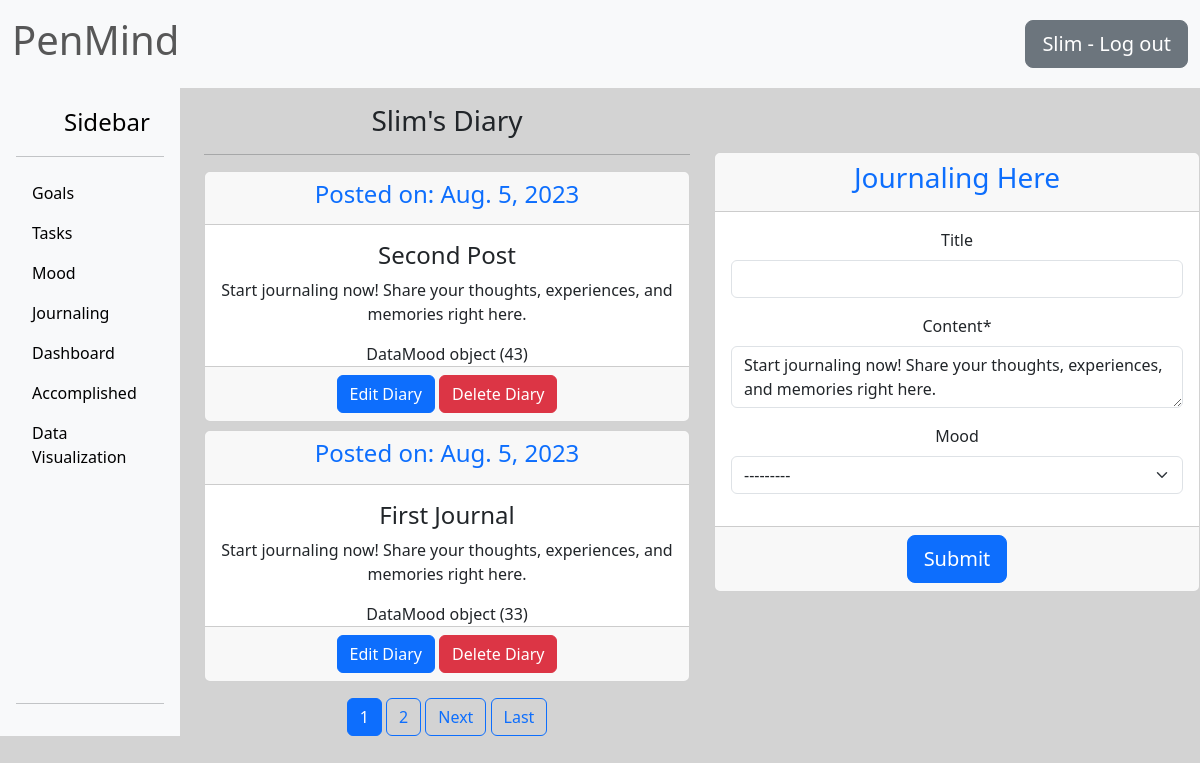
The app's page /journal/ (signed in) with its own data.
### Journaling/models.py (models this page shows, shortened)
class Journal(models.Model):
    author = models.ForeignKey(User, on_delete=models.CASCADE)
    journal_date = models.DateTimeField(auto_now_add=True)
    title = models.CharField(max_length=100, blank=True)
    content = models.TextField()
    mood = models.OneToOneField(DataMood, on_delete=models.CASCADE, null=True, blank=True)
    class Meta:
        ordering = ["-journal_date"]

### MyMood/models.py (models this page shows)
class DataMood(models.Model):
    user = models.ForeignKey(User, on_delete=models.CASCADE, null=True)
    mood_score = models.CharField(max_length=2)
    mood_date = models.DateTimeField(auto_now_add=True)
    class Meta:
        ordering = ["id"]

### Journaling/views.py (the view, shortened to what this page needs)
# urls.py: path('journal/', login_required(JournalListView.as_view()), name='journal'),
class JournalListView(ListView):
    paginate_by = 1
    model = Journal
    template_name = "Journaling/journal.html"
    def get_context_data(self, **kwargs):
        form = JournalModelForm(initial={"content": "Start journaling now! Share your thoughts,"
                                                    " experiences, and memories right here.",
                                         "mood": 0})
        context = super().get_context_data(**kwargs)
        context["posts"] = Journal.objects.filter(author=self.request.user)
        context["form"] = form
        return context

### Journaling/forms.py
class JournalModelForm(forms.ModelForm):
    class Meta:
        model = Journal
        fields = ["title", "content", "mood"]
        widgets = {"content": forms.Textarea(attrs={'rows': 2, 'cols': 60})}

### Journaling/templates/Journaling/journal.html (shortened to what this page needs)
{% extends "Journaling/base.html" %}
{% load static %}
{% load crispy_forms_tags %}
{% block content %}
<div class="row">
    <div class="col mt-2">
        <h3 class="text-center mt-2">{{ user.username.title }}'s Diary</h3>
        <hr>
        {% if posts %}
            {% for post in posts %}
                <div class="card text-center mt-2">
                  <div class="card-header text-primary">
                      <h4>Posted on: {{ post.journal_date|date }}</h4>
                  </div>
                  <div class="card-body">
                      <h4>{{post.title|title}}</h4>
                      <p class="card-text">{{ post.content }}</p>
                  </div>
                    <div>
                        {{ post.mood}}
                    </div>
                  <div class="card-footer text-body-secondary">
                      <a href="{% url 'journal_update' post.id %}" class="btn btn-primary">Edit Diary</a>
                      <span><a href="{% url 'journal_delete' post.id %}" class="btn btn-danger">Delete Diary</a></span>
                  </div>
                </div>
            {% endfor %}
        {% else %}
            <div style="background: white" class="container mt-5">
                <hp>"No journal entries found.</hp>
                <hp>Begin writing your thoughts and experiences to create your personal diary."</hp>
            </div>
        {% endif %}
        <div class="text-center mt-3">
          {% if is_paginated %}
              {% for num in page_obj.paginator.page_range %}
                {% if page_obj.number == num %}
                  <a class="btn btn-primary" href="?page={{ num }}">{{ num }}</a>
                {% elif num > page_obj.number|add:'-3' and num < page_obj.number|add:'3' %}
                  <a class="btn btn-outline-primary" href="?page={{ num }}">{{ num }}</a>
                {% endif %}
              {% endfor %}
              {% if page_obj.has_next %}
                <a class="btn btn-outline-primary" href="?page={{ page_obj.next_page_number }}">Next</a>
                <a class="btn btn-outline-primary" href="?page={{ page_obj.paginator.num_pages }}">Last</a>
              {% endif %}
          {% endif %}
        </div>
    </div>
    <div class="col mt-5">
        <div class="col text-center">
            <form method="post">
                <div class="card text-center mt-3">
                  <div class="card-header text-primary">
                      <h3>Journaling Here</h3>
                  </div>
                  <div class="card-body">
                    {{ form|crispy }}
                  </div>
                  <div class="card-footer text-body-secondary">
                    <input class="btn btn-primary btn-lg" type="submit">
                  </div>
                </div>
            </form>
        </div>
    </div>
</div>
{% endblock content %}

### Journaling/templates/Journaling/base.html (shortened to what this page needs)
<!DOCTYPE html>
<html lang="en">
<head>
<link href="https://cdn.jsdelivr.net/npm/bootstrap@5.3.0/dist/css/bootstrap.min.css"
      rel="stylesheet"
>
</head>
<body style="background-color:lightgrey;">
<nav class="navbar bg-body-tertiary">
    <div class="container-fluid">
        <span class="navbar-text text-tertiary"><h1>PenMind</h1></span>
        <span><a class="btn btn-secondary btn-lg" href="{% url 'logout' %}" href="{% url 'logout' %}">{{ user.username.title }} - Log out</a></span>
    </div>
</nav>
<div class="row">
    <div class="col-2">
        <div class="d-flex flex-column flex-shrink-0 p-3 bg-body-tertiary h-100">
            <a href="/" class="d-flex align-items-center mb-3 mb-md-0 me-md-auto link-body-emphasis text-decoration-none">
              <svg class="bi pe-none me-2" width="40" height="32"><use xlink:href="#bootstrap"></use></svg>
              <span class="fs-4">Sidebar</span>
            </a>
            <hr>
            <ul class="nav nav-pills flex-column mb-auto">
                <li><a href="{% url 'list_endeavor' %}" class="nav-link link-body-emphasis">Goals</a></li>
                <li><a href="{% url 'todos' %}" class="nav-link link-body-emphasis">Tasks</a></li>
                <li><a href="{% url 'mood' %}" class="nav-link link-body-emphasis">Mood</a></li>
                <li><a href="{% url 'journal' %}" class="nav-link link-body-emphasis">Journaling</a></li>
                <li><a href="{% url 'profile' %}" class="nav-link link-body-emphasis">Dashboard</a></li>
                <li><a href="{% url 'done' %}" class="nav-link link-body-emphasis">Accomplished</a></li>
                <li><a href="{% url 'data' %}" class="nav-link link-body-emphasis">Data Visualization</a></li>
            </ul>
            <hr>
        </div>
    </div>
    <div class="col">
        {% block content %}
        {% endblock %}
    </div>
</div>
</body>
</html>

### records on screen
Journal: journal_date "Aug. 5, 2023", title "Second Post", content "Start journaling now! Share your thoughts, experiences, and memories right here.", mood "DataMood object (43)"
Journal: journal_date "Aug. 5, 2023", title "First Journal", content "Start journaling now! Share your thoughts, experiences, and memories right here.", mood "DataMood object (33)"

### other values on screen
{{ user.username.title }} "Slim"
{{ num }} "1"
{{ num }} "2"
